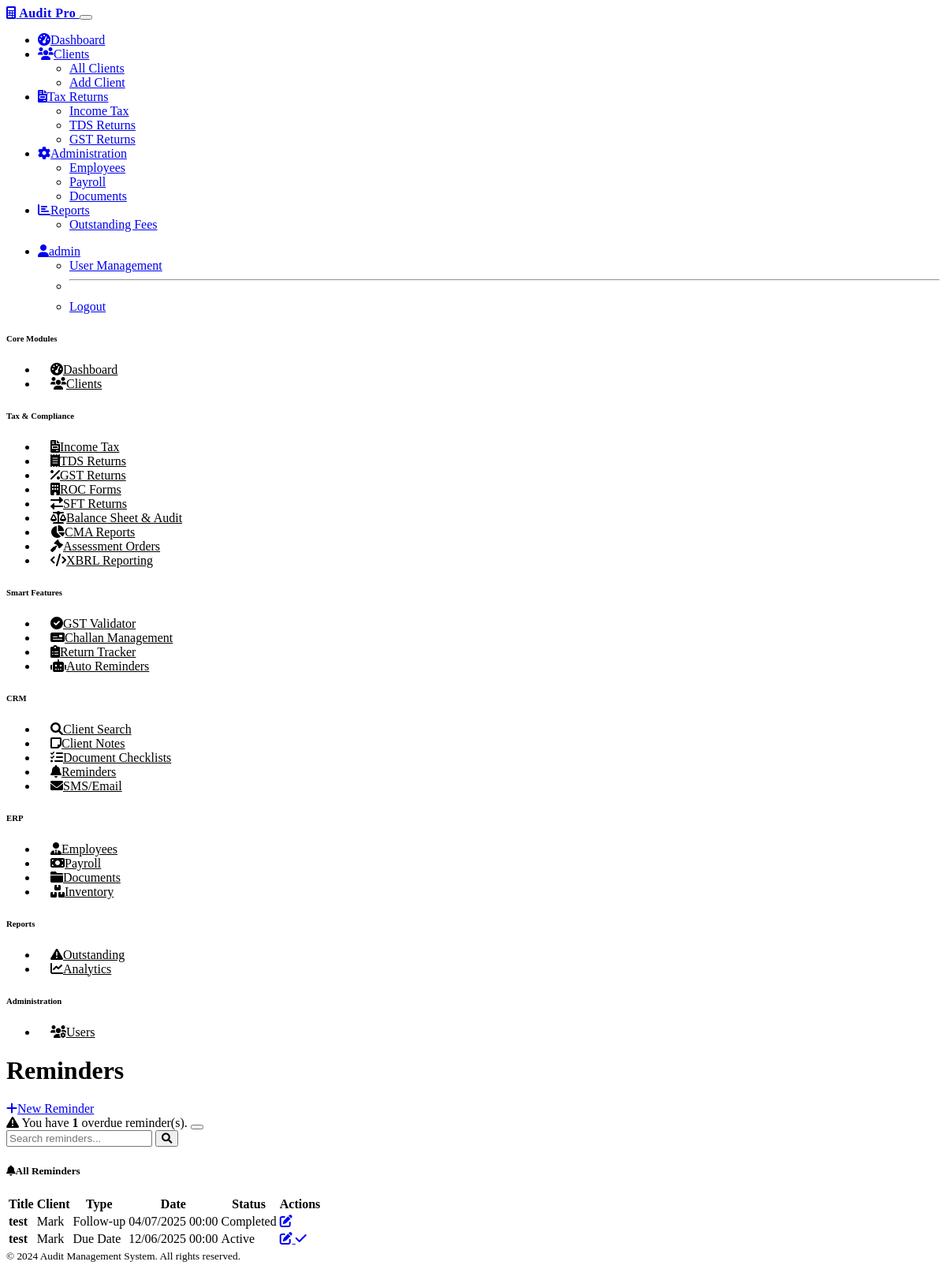
Page /reminders (signed in) on the earlier database version.
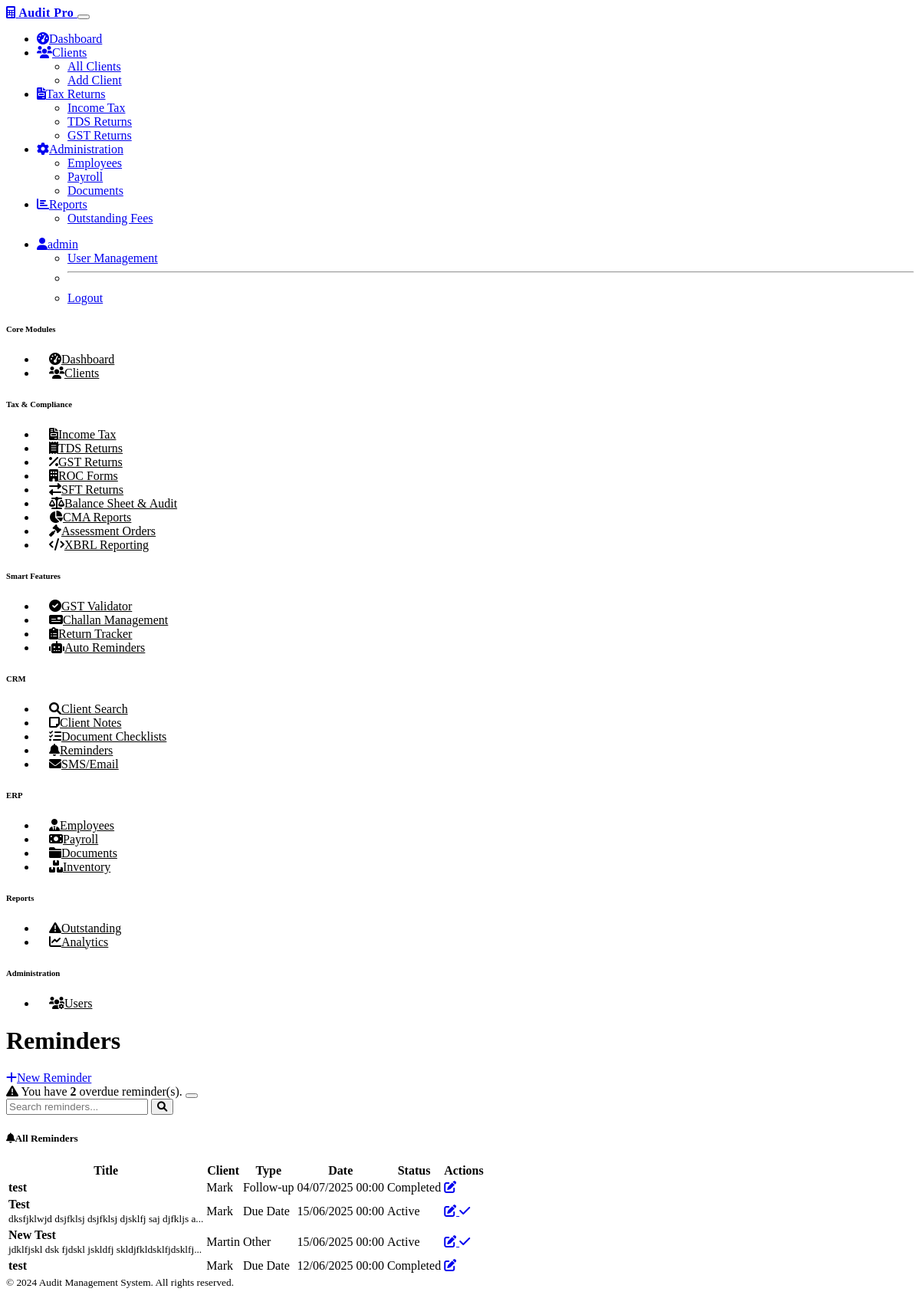
Same page on the later database version.
### models.py (models this page shows)
class Reminder(db.Model):
    __tablename__ = 'reminders'
    id = Column(Integer, primary_key=True)
    client_id = Column(Integer, ForeignKey('clients.id'))
    client = relationship("Client", backref="reminders")
    title = Column(String(200), nullable=False)
    description = Column(Text)
    reminder_date = Column(DateTime, nullable=False)
    reminder_type = Column(String(50))  # Birthday, Due Date, Follow-up, Outstanding Fee
    status = Column(String(20), default='Active')  # Active, Completed, Cancelled
    auto_created = Column(Boolean, default=False)  # System generated vs manual
    notification_sent = Column(Boolean, default=False)
    created_at = Column(DateTime, default=datetime.utcnow)
    created_by = Column(Integer, ForeignKey('users.id'))

class Client(db.Model):
    __tablename__ = 'clients'
    id = Column(Integer, primary_key=True)
    name = Column(String(200), nullable=False)
    pan = Column(String(10), unique=True)
    gstin = Column(String(15))
    email = Column(String(120))
    phone = Column(String(15))
    address = Column(Text)
    date_of_birth = Column(Date)
    incorporation_date = Column(Date)
    client_type = Column(String(50))  # Individual, Company, Partnership, etc.
    status = Column(String(20), default='Active')
    created_at = Column(DateTime, default=datetime.utcnow)
    created_by = Column(Integer, ForeignKey('users.id'))
    income_tax_returns = relationship('IncomeTaxReturn', backref='client', lazy='dynamic')
    tds_returns = relationship('TDSReturn', backref='client', lazy='dynamic')
    gst_returns = relationship('GSTReturn', backref='client', lazy='dynamic')
    documents = relationship('Document', backref='client', lazy='dynamic')
    outstanding_fees = relationship('OutstandingFee', backref='client', lazy='dynamic')
    cma_reports = relationship('CMAReport', backref='client', lazy='dynamic')

### routes.py (the view)
@main_bp.route('/reminders')
@login_required
def reminders():
    search = request.args.get('search', '')
    page = request.args.get('page', 1, type=int)
    query = Reminder.query
    if search:
        query = query.filter(or_(
            Reminder.title.contains(search),
            Reminder.description.contains(search)
        ))
    reminders = query.order_by(Reminder.reminder_date.desc()).paginate(
        page=page, per_page=20, error_out=False
    )
    overdue_reminders = Reminder.query.filter(
        Reminder.reminder_date < datetime.now(),
        Reminder.status == 'Active'
    ).count()
    return render_template('crm/reminders.html',
                         reminders=reminders,
                         overdue_count=overdue_reminders,
                         search=search)

### app.py (called while the page is built)
@login_manager.user_loader
def load_user(user_id):
    from models import User
    return User.query.get(int(user_id))

### templates/crm/reminders.html (shortened to what the changed rows need)
{% extends "base.html" %}
{% block content %}
<div class="d-flex justify-content-between flex-wrap flex-md-nowrap align-items-center pt-3 pb-2 mb-3 border-bottom">
    <h1 class="h2">Reminders</h1>
</div>
{% if overdue_count > 0 %}
<div class="alert alert-warning alert-dismissible fade show" role="alert">
    <i class="fas fa-exclamation-triangle me-2"></i>
    You have <strong>{{ overdue_count }}</strong> overdue reminder(s).
    <button type="button" class="btn-close" data-bs-dismiss="alert"></button>
</div>
{% endif %}
<div class="card">
    <div class="card-body">
        {% if reminders.items %}
        <div class="table-responsive">
            <table class="table table-striped table-hover" id="remindersTable">
                <thead>
                    <tr>
                        <th>Title</th>
                        <th>Client</th>
                        <th>Type</th>
                        <th>Date</th>
                        <th>Status</th>
                        <th>Actions</th>
                    </tr>
                </thead>
                <tbody>
                    {% for reminder in reminders.items %}
                    <tr>
                        <td>
                            <strong>{{ reminder.title }}</strong>
                            {% if reminder.description %}
                            <br><small class="text-muted">{{ reminder.description[:50] }}{% if reminder.description|length > 50 %}...{% endif %}</small>
                            {% endif %}
                        </td>
                        <td>
                            {% if reminder.client %}
                                {{ reminder.client.name }}
                            {% else %}
                                <span class="text-muted">General</span>
                            {% endif %}
                        </td>
                        <td>
                            <span class="badge bg-info">{{ reminder.reminder_type }}</span>
                        </td>
                        <td>
                            {{ reminder.reminder_date.strftime('%d/%m/%Y %H:%M') }}
                        </td>
                        <td>
                            {% if reminder.status == 'Active' %}
                                <span class="badge bg-success">Active</span>
                            {% else %}
                                <span class="badge bg-secondary">{{ reminder.status }}</span>
                            {% endif %}
                        </td>
                        <td>
                            <div class="btn-group btn-group-sm">
                                <a href="{{ url_for('main.edit_reminder', id=reminder.id) }}"
                                   class="btn btn-outline-primary btn-sm" title="Edit">
                                    <i class="fas fa-edit"></i>
                                </a>
                                {% if reminder.status == 'Active' %}
                                <a href="{{ url_for('main.complete_reminder', id=reminder.id) }}"
                                   class="btn btn-outline-success btn-sm" title="Mark Complete">
                                    <i class="fas fa-check"></i>
                                </a>
                                {% endif %}
                            </div>
                        </td>
                    </tr>
                    {% endfor %}
                </tbody>
            </table>
        </div>
        {% endif %}
    </div>
</div>
{% endblock %}

Differences in the rows shown:
added Reminder: title "Test", description "dksfjklwjd dsjfklsj dsjfklsj djsklfj saj djfkljs a", client.name "Mark", reminder_type "Due Date", reminder_date "15/06/2025 00:00", status "Active"
added Reminder: title "New Test", description "jdklfjskl dsk fjdskl jskldfj skldjfkldsklfjdsklfj", client.name "Martin", reminder_type "Other", reminder_date "15/06/2025 00:00", status "Active"
changed Reminder (number 4 of 4 on the later page): status (not shown) → "Completed"; no longer shows "Active"
Other differences:
{{ overdue_count }}: "1" → "2"
